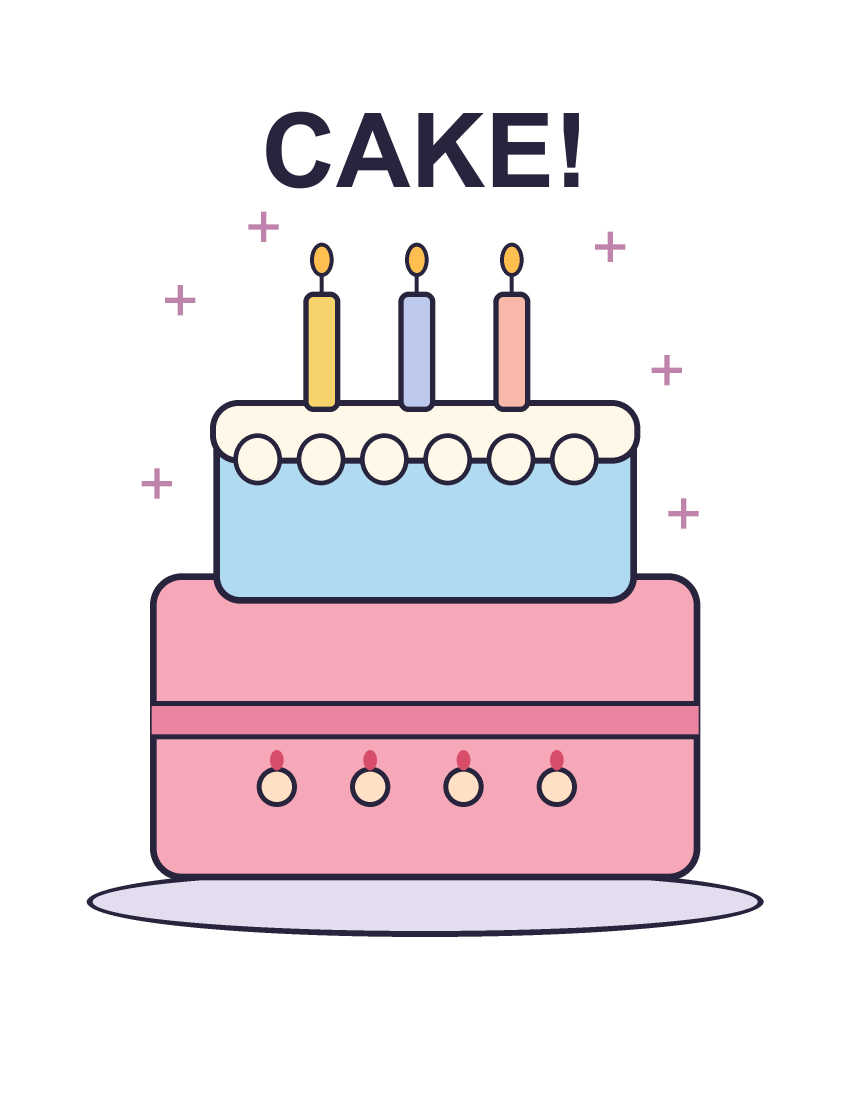
#> input picture cake-page.jpg, 2550 x 3300 px (shown at 1/3 size)
$ python prepare_photo_wallpaper.py ../cake-page.jpg out.png
#> lines starting #> are read from the running program, lines starting #| are printed output that depends on the picture
#!/usr/bin/env python3
"""Make a 320x240, 32-color PNG from an owner-supplied photo."""

import argparse
from pathlib import Path

from PIL import Image


def main():
    parser = argparse.ArgumentParser(description=__doc__)
    parser.add_argument("photo", type=Path)
    parser.add_argument("output_png", type=Path)
    parser.add_argument("--preview", type=Path, help="optional true-color 320x240 preview")
    args = parser.parse_args()
    with Image.open(args.photo) as original:
#> original is the input picture: PIL image 2550x3300 RGB; mean R, G, B 237.1, 226.3, 231.2
        rgb = original.convert("RGB")
        width, height = rgb.size
#> width = 2550; height = 3300
        crop_height = min(height, width * 3 // 4)
#> crop_height = 1912
        crop_width = min(width, height * 4 // 3)
#> crop_width = 2550
        top = max(0, min(height - crop_height, int(height * 0.08)))
#> top = 264
        left = (width - crop_width) // 2
#> left = 0
        lcd = rgb.crop((left, top, left + crop_width, top + crop_height))
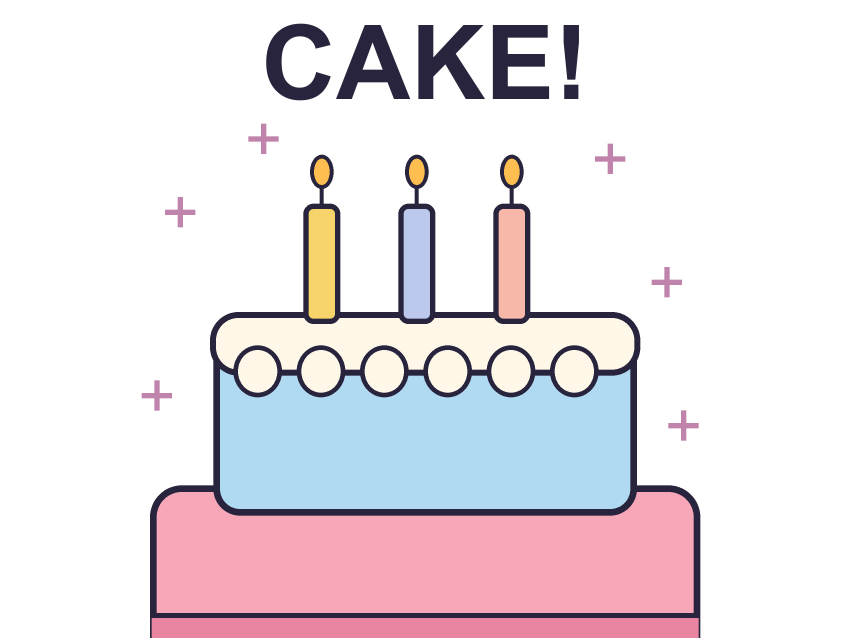
#> lcd: PIL image 2550x1912 RGB (shown at 1/3 size); mean R, G, B 232.5, 225.2, 229.9
        lcd = lcd.resize((320, 240), Image.Resampling.LANCZOS)
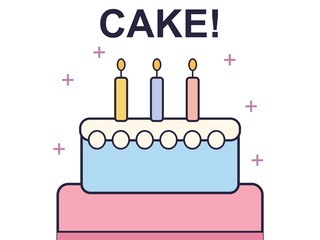
#> lcd: PIL image 320x240 RGB; mean R, G, B 232.2, 225, 229.8
        if args.preview:
            args.preview.parent.mkdir(parents=True, exist_ok=True)
            lcd.save(args.preview, optimize=True)
        palette = lcd.quantize(colors=32, method=Image.Quantize.MEDIANCUT,
                               dither=Image.Dither.NONE)
        args.output_png.parent.mkdir(parents=True, exist_ok=True)
        palette.save(args.output_png, optimize=True, compress_level=9)
        print("crop", (left, top, left + crop_width, top + crop_height))
#| crop (0, 264, 2550, 2176)
#> (the run stopped early here; a loop or call above may not have finished)
